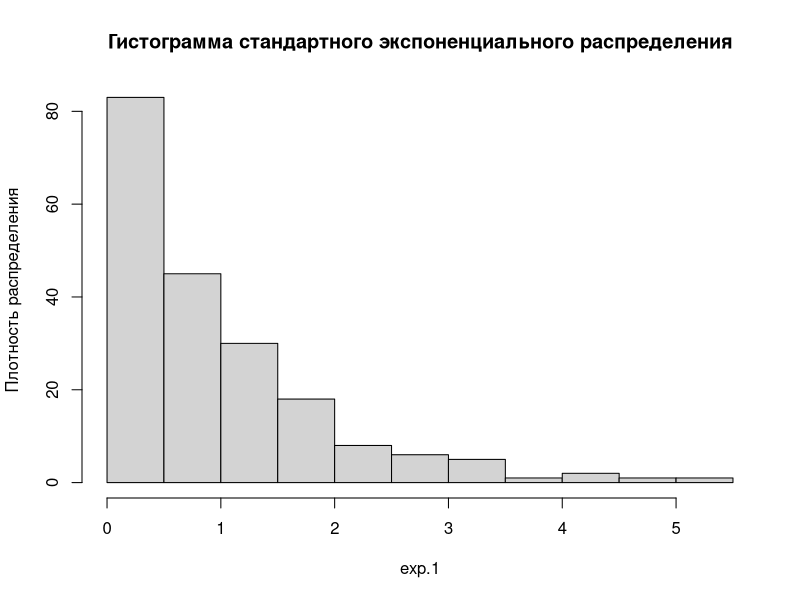
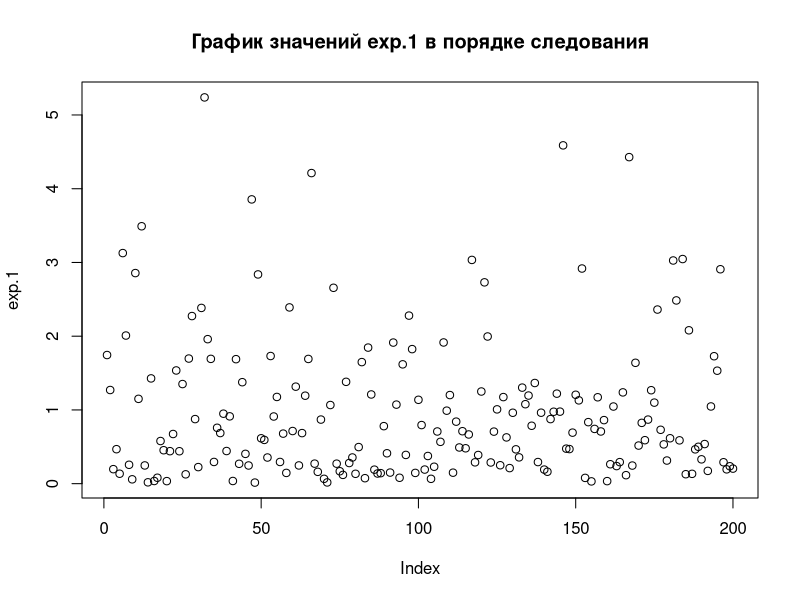
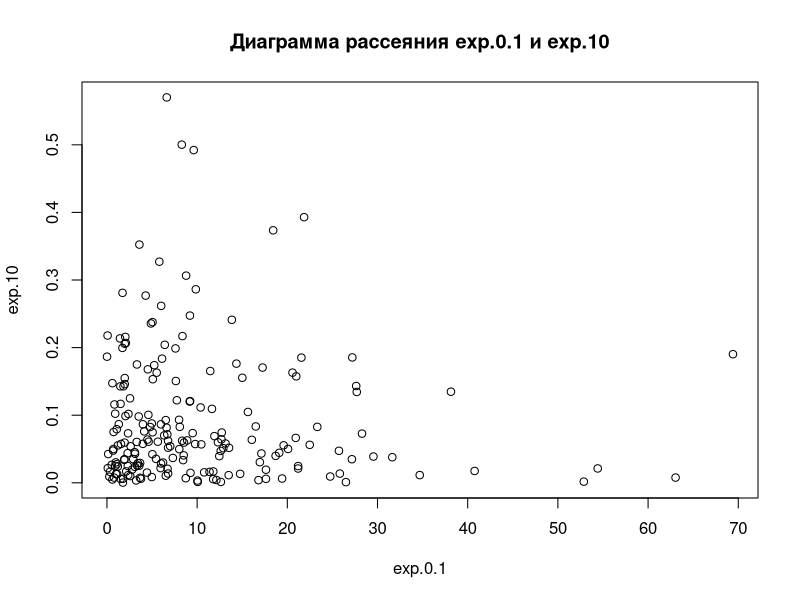
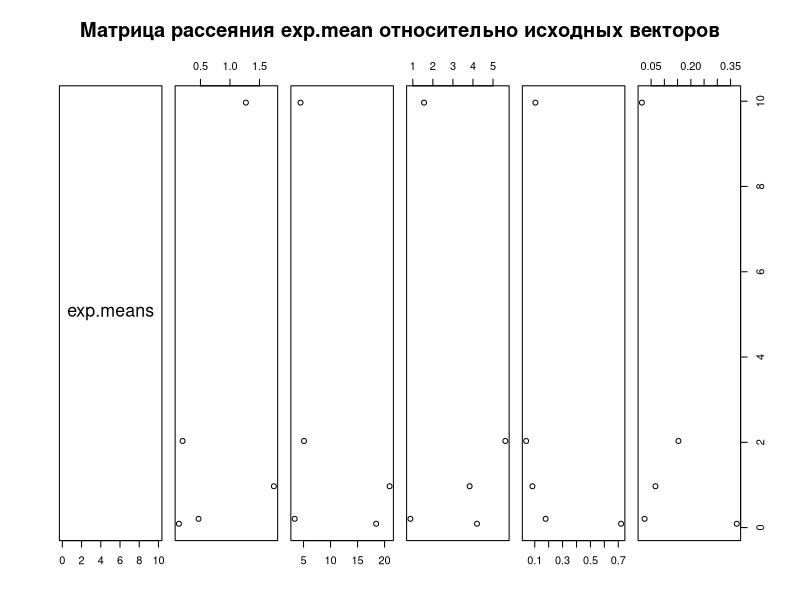
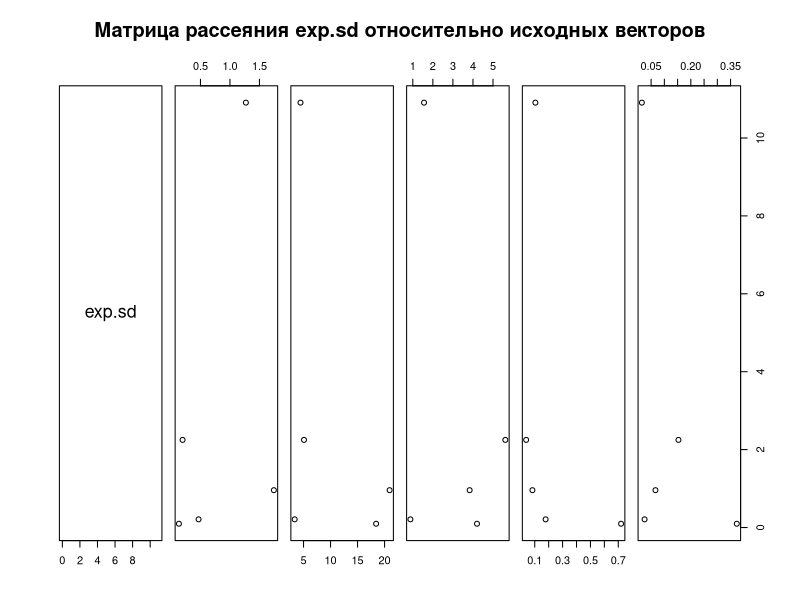
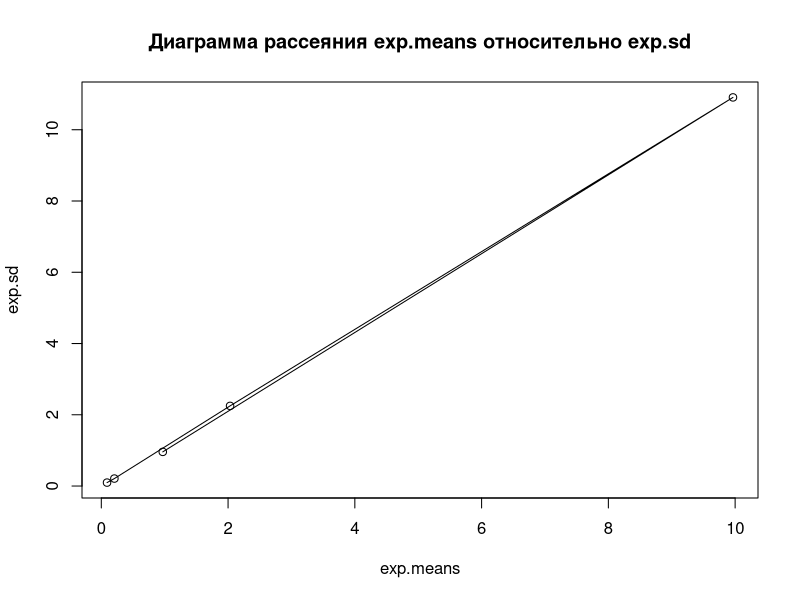
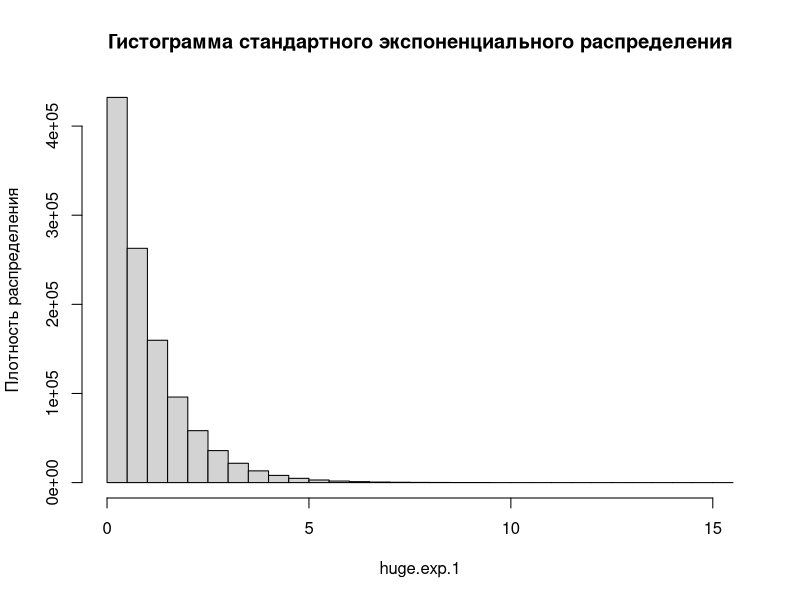
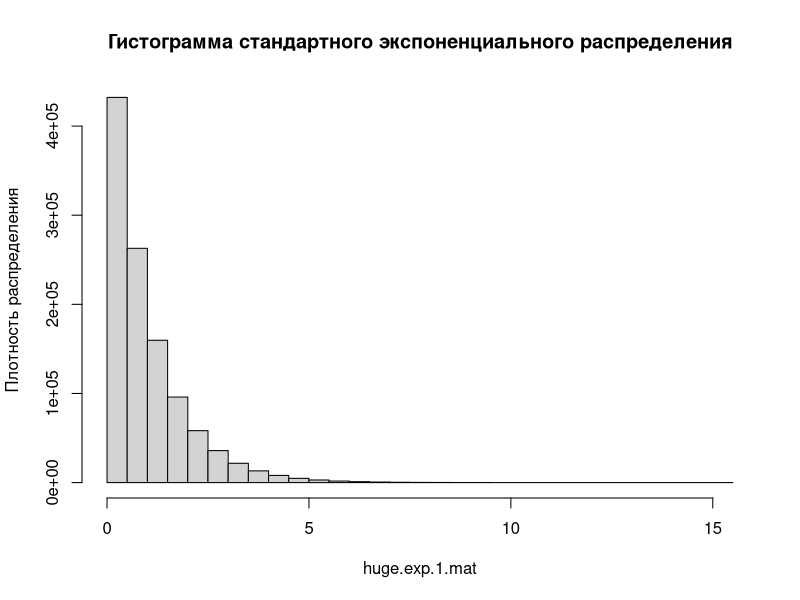

Here is the R script that generated these plots, in order:
## ---- chunk 1
knitr::opts_chunk$set(echo = TRUE)
## ---- chunk 2
exp.1<-rexp(200)
mean.exp.1<-mean(exp.1)
sd.exp.1<-sd(exp.1)
mean.exp.1
sd.exp.1
## ---- chunk 3
exp.0.1<-rexp(200, 0.1)
mean.exp.0.1<-mean(exp.0.1)
sd.exp.0.1<-sd(exp.0.1)
mean.exp.0.1
sd.exp.0.1

exp.0.5<-rexp(200, 0.5)
mean.exp.0.5<-mean(exp.0.5)
sd.exp.0.5<-sd(exp.0.5)
mean.exp.0.5
sd.exp.0.5

exp.5<-rexp(200, 5)
mean.exp.5<-mean(exp.5)
sd.exp.5<-sd(exp.5)
mean.exp.5
sd.exp.5

exp.10<-rexp(200, 10)
mean.exp.10<-mean(exp.10)
sd.exp.10<-sd(exp.10)
mean.exp.10
sd.exp.10
## ---- chunk 4
hist(exp.1, main = "Гистограмма стандартного экспоненциального распределения", ylab="Плотность распределения")
## ---- chunk 5
plot(exp.1, main="График значений exp.1 в порядке следования")
## ---- chunk 6
plot(exp.0.1, exp.10, main="Диаграмма рассеяния exp.0.1 и exp.10")
## ---- chunk 7
exp.means<-c(mean.exp.1, mean.exp.0.1, mean.exp.0.5, mean.exp.5, mean.exp.10)
exp.means
## ---- chunk 8
pairs(~exp.means+exp.1[1:5]+exp.0.1[1:5]+exp.0.5[1:5]+exp.5[1:5]+exp.10[1:5], main="Матрица рассеяния exp.mean относительно исходных векторов", horInd=1)
## ---- chunk 9
exp.sd <- c(sd.exp.1, sd.exp.0.1, sd.exp.0.5, sd.exp.5, sd.exp.10)
exp.sd
## ---- chunk 10
pairs(~exp.sd+exp.1[1:5]+exp.0.1[1:5]+exp.0.5[1:5]+exp.5[1:5]+exp.10[1:5], main="Матрица рассеяния exp.sd относительно исходных векторов", horInd=1)
## ---- chunk 11
plot(exp.means, exp.sd, main="Диаграмма рассеяния exp.means относительно exp.sd")
lines(exp.means, exp.sd)
## ---- chunk 12
huge.exp.1<-rexp(1100000)
mean.huge.exp.1 <- mean(huge.exp.1)
sd.huge.exp.1<-sd(huge.exp.1)
mean.huge.exp.1
sd.huge.exp.1
## ---- chunk 13
hist(huge.exp.1, main = "Гистограмма стандартного экспоненциального распределения", ylab="Плотность распределения")
## ---- chunk 14
huge.exp.1.greater.1<-huge.exp.1>1
mean.exp.1.greater.1<-mean(huge.exp.1.greater.1)
mean.exp.1.greater.1
## ---- chunk 15
huge.exp.1.mat<-matrix(huge.exp.1, nrow=1100, ncol=1000)
hist(huge.exp.1.mat, main = "Гистограмма стандартного экспоненциального распределения", ylab="Плотность распределения")
## ---- chunk 16
colMeans(huge.exp.1.mat)[137]
## ---- chunk 17
colmeans.huge.exp.1<-colMeans(huge.exp.1.mat)
hist(colmeans.huge.exp.1, main = "Гистограмма средних значений колонок", ylab="Плотность распределения")
## ---- chunk 18
huge.exp.square.1<-huge.exp.1^2
mean.huge.exp.square.1<-mean(huge.exp.square.1)
sd.huge.exp.square.1<-sd(huge.exp.square.1)
mean.huge.exp.1
mean.huge.exp.square.1
sd.huge.exp.1
sd.huge.exp.square.1
